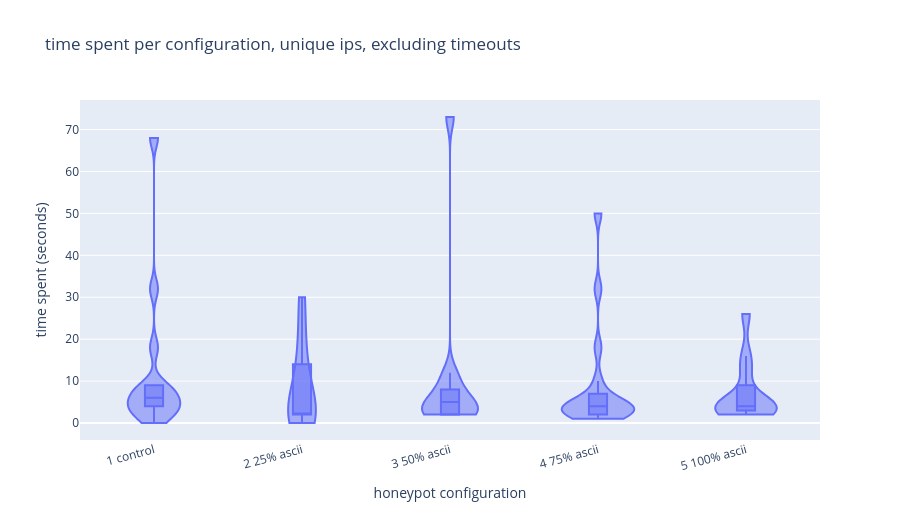

The notebook cell this image was saved under:
### Markdown cell above
## Time spent per configuration, unique IPs, excluding timeouts

Same first-attack rows. IPs whose first attack reached the time limit are omitted.

### Code cell
print(f"removed {int(first['hit_time_limit'].sum())} first attacks that reached the time limit")
print(f"remaining unique ips: {len(first_kept)}")
fig_time_unique_no_timeout, plot_time_unique_no_timeout = make_violin(
    first_kept,
    "session_seconds",
    "time spent per configuration, unique ips, excluding timeouts",
    "time spent (seconds)",
)
fig_time_unique_no_timeout.show()
print_summary(plot_time_unique_no_timeout, "session_seconds", duration=True)

### Figure 1 — Plotly figure (JSON) as saved in the notebook; plotly's stock layout.template omitted (floating-point values rounded to 4 significant figures)
{"data": [{"alignmentgroup": "True", "box": {"visible": true}, "hovertemplate": "honeypot configuration=%{x}<br>time spent (seconds)=%{y}<extra></extra>", "legendgroup": "", "marker": {"color": "#636efa"}, "name": "", "offsetgroup": "", "orientation": "v", "points": false, "scalegroup": "True", "showlegend": false, "spanmode": "hard", "type": "violin", "x": ["3 50% ascii", "1 control", "5 100% ascii", "3 50% ascii", "3 50% ascii", "4 75% ascii", "2 25% ascii", "4 75% ascii", "3 50% ascii", "3 50% ascii", "1 control", "4 75% ascii", "1 control", "5 100% ascii", "1 control", "4 75% ascii", "5 100% ascii", "1 control", "4 75% ascii", "1 control", "2 25% ascii", "3 50% ascii", "3 50% ascii", "5 100% ascii", "5 100% ascii", "5 100% ascii", "2 25% ascii", "3 50% ascii", "4 75% ascii", "4 75% ascii", "4 75% ascii", "4 75% ascii", "4 75% ascii", "3 50% ascii", "5 100% ascii", "5 100% ascii", "2 25% ascii", "5 100% ascii", "2 25% ascii", "5 100% ascii", "5 100% ascii", "1 control", "1 control", "1 control", "2 25% ascii", "3 50% ascii", "1 control", "1 control", "4 75% ascii", "4 75% ascii", "4 75% ascii", "4 75% ascii", "1 control", "3 50% ascii", "5 100% ascii", "4 75% ascii", "2 25% ascii", "3 50% ascii", "1 control", "4 75% ascii", "2 25% ascii", "4 75% ascii", "1 control", "2 25% ascii"], "x0": " ", "xaxis": "x", "y": [2, 2, 2, 2, 2, 4, 0, 3, 10, 12, 4, 6, 68, 2, 6, 4, 26, 4, 6, 2, 12, 6, 4, 4, 4, 12, 2, 2, 2, 4, 50, 32, 4, 73, 4, 16, 2, 2, 20, 4, 4, 18, 4, 0, 2, 6, 6, 9, 10, 4, 2, 1, 8, 6, 6, 2, 30, 2, 8, 2, 2, 18, 32, 8], "y0": " ", "yaxis": "y"}], "layout": {"height": 520, "legend": {"tracegroupgap": 0}, "title": {"text": "time spent per configuration, unique ips, excluding timeouts"}, "violinmode": "group", "width": 900, "xaxis": {"anchor": "y", "categoryarray": ["1 control", "2 25% ascii", "3 50% ascii", "4 75% ascii", "5 100% ascii"], "categoryorder": "array", "domain": [0, 1], "tickangle": -15, "title": {"text": "honeypot configuration"}}, "yaxis": {"anchor": "x", "domain": [0, 1], "title": {"text": "time spent (seconds)"}}}}
